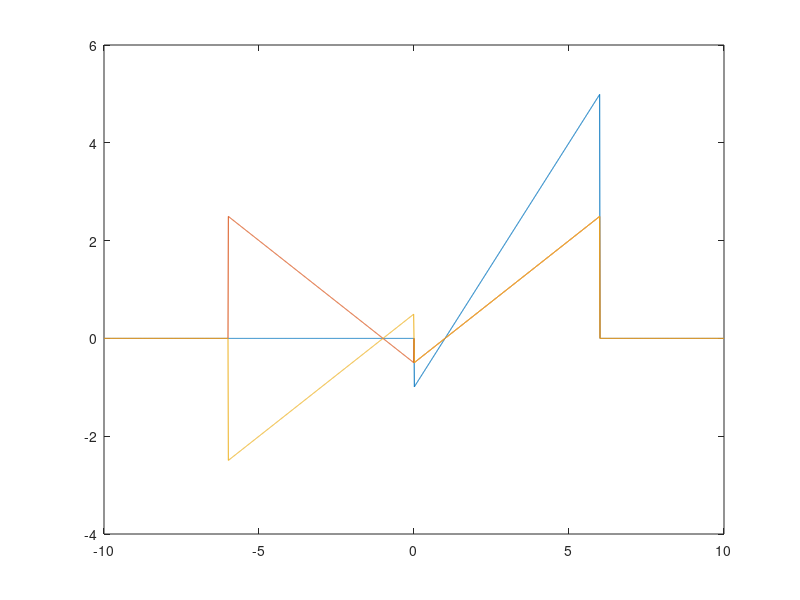

MATLAB code for this plot:
t = [-10:0.01:10];

% x = sin(3*pi*t+(pi/2)) + sin(5*pi*t);
% 
% plot (t,x)

x = @(t) 0*(t<-3)+(t+2).*((t>-3)&(t<3))+0*(t>3);

a = @(t) 0*(t<-3)+2*((t>-3)&(t<3))+0*(t>3);
b = @(t) 0*(t<-3)+t.*((t>-3)&(t<3))+0*(t>3);
c = @(t) ((t-1)/2).*((t<6)&(t>0))+((-t-1)/2).*((t>-6)&(t<0));
d = @(t) ((t-1)/2).*((t<6)&(t>0))+((t+1)/2).*((t>-6)&(t<0));

%plot (t,a(t)+b(t))
plot (t,c(t)+d(t))

hold on
plot(t,c(t))
plot(t,d(t))
%plot(t,x(t-3))
%plot(t,b(t))
%plot(t,c(t))
%plot (t,x(t))
%plot (t,x(t-3))
hold off

